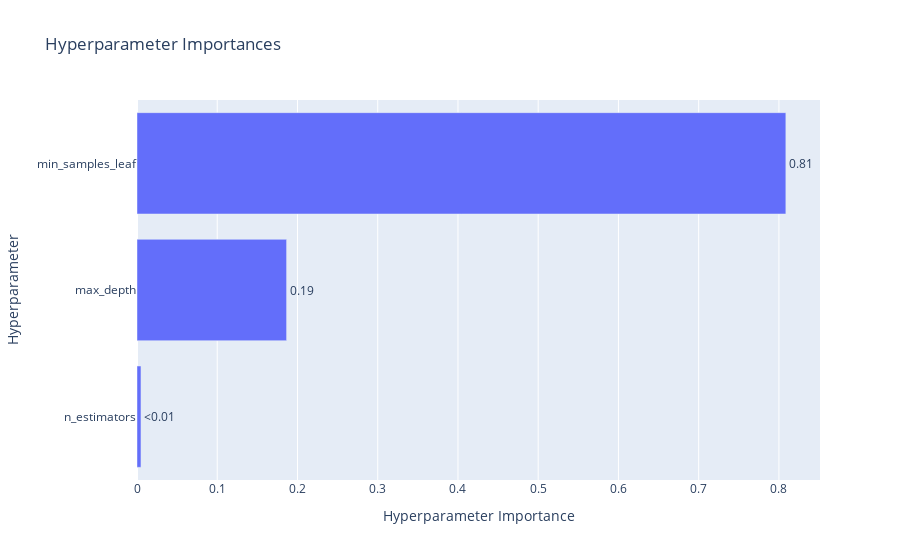

The cell this chart's notebook holds for it:
### Markdown cell above
График важности гиперпараметров - помогает понять, какие гиперпараметры вносят больший вклад в минимизацию/максимизацию метрики.

### Code cell
optuna.visualization.plot_param_importances(study, target_name="f1_score")

### Figure 1 — Plotly figure (JSON) as saved in the notebook; plotly's stock layout.template omitted (floating-point values rounded to 4 significant figures)
{"data": [{"cliponaxis": false, "hovertemplate": ["n_estimators (IntDistribution): 0.004943957736313129<extra></extra>", "max_depth (IntDistribution): 0.18642376775273872<extra></extra>", "min_samples_leaf (IntDistribution): 0.8086322745109481<extra></extra>"], "name": "f1_score", "orientation": "h", "text": ["<0.01", "0.19", "0.81"], "textposition": "outside", "type": "bar", "x": [0.004944, 0.1864, 0.8086], "y": ["n_estimators", "max_depth", "min_samples_leaf"]}], "layout": {"title": {"text": "Hyperparameter Importances"}, "xaxis": {"title": {"text": "Hyperparameter Importance"}}, "yaxis": {"title": {"text": "Hyperparameter"}}}}
